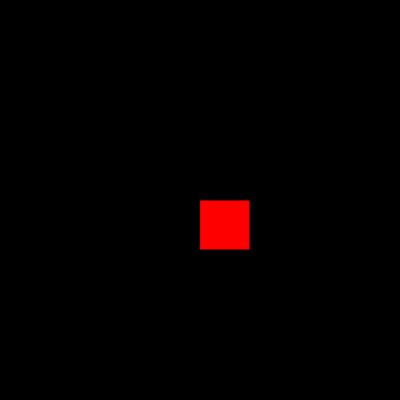
Frame 1 (no input)
Frame 60 (no input): identical to frame 1, image omitted
Frame 120 (the mouse pressed at the canvas centre since frame 60): identical to frame 1, image omitted

The p5.js sketch that drew this single still picture (run headless with seeded random() and noise() and a simulated clock; from frame 60 on, the mouse is pressed at the canvas centre):

// p5.js sketch
// ── sketch.js
// Sample solution (delete from autograder)

function setup() {
    createCanvas(400, 400);
}

function draw() {
    background(0);
    fill(255, 0, 0);
    square(width / 2, height / 2, 50);
}
